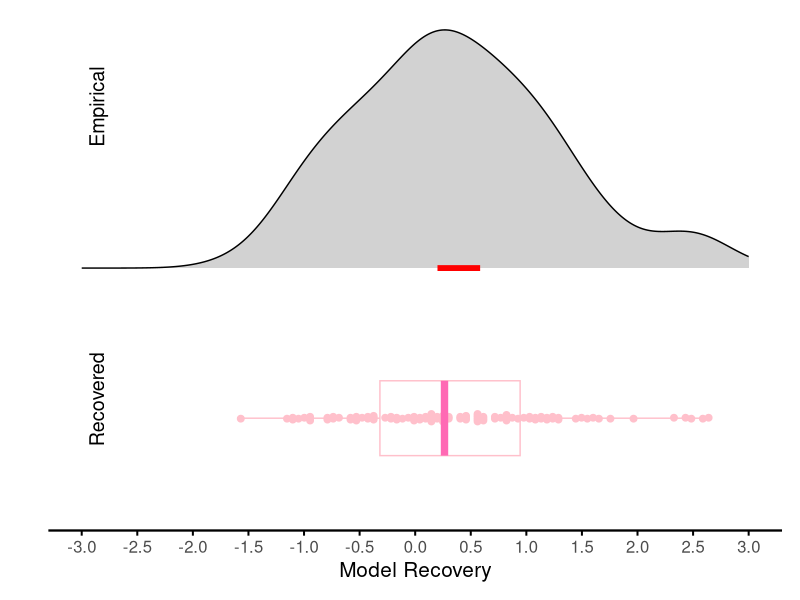
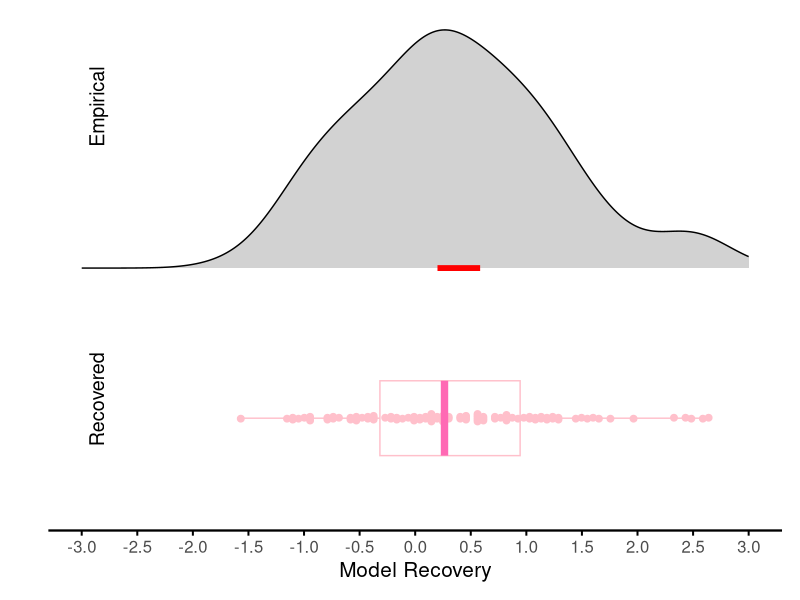

These figures' R source, in order:
# Script Name: Data_Visualization for parameter recovery.R
# Author: Yolk pie
# Date: 2024-08-16
# Description: This script visualizes simulated and experimental data distributions to do comparision to verify 
#              that model has captured core of the data
#              using density plots, boxplots, and beeswarm plots in R.
#              The plots are combined using the patchwork package.
# Dependencies: ggplot2, ggbeeswarm, patchwork
# ===================================================================

# -------------------------------------------------------------------
# Load Required Libraries
# -------------------------------------------------------------------
# The following libraries are required for creating and combining plots:
# - ggplot2: For creating complex and customizable plots.
# - ggbeeswarm: For adding a beeswarm plot, which is a method for 
#               visualizing distributions by plotting individual points.
# - patchwork: For combining multiple ggplot objects into a single layout.
# - dplyr: For organize data.
library(ggplot2)
library(ggbeeswarm)
library(patchwork)
library(dplyr)

# -------------------------------------------------------------------
# Generate Simulated and Experimental Data: data could be replaced by your data here!!!
# -------------------------------------------------------------------
# This section generates two datasets:
# - Simulated data: Randomly generated data following a normal distribution
#   with a mean of 0 and a standard deviation of 1.
# - Experimental data: Randomly generated data following a normal distribution
#   with a mean of 0.5 and a standard deviation of 1.
set.seed(123)
simulated_data <- rnorm(100, mean = 0, sd = 1)
experimental_data <- rnorm(100, mean = 0.5, sd = 1)
df_exp <- data.frame(value = experimental_data, group = "Experimental")
df_sim <- data.frame(value = simulated_data, group = "Simulated")

# -------------------------------------------------------------------
# Calculate 95% Confidence Interval for Experimental Data
# -------------------------------------------------------------------
# This section calculates the 95% confidence interval (CI) for the mean of the 
# experimental data. The CI is used to assess the precision of the mean estimate 
# and is visualized in the density plot. The lower and upper bounds of the CI 
# are computed based on the sample mean, standard error, and the t-distribution.
ci <- df_exp %>%
  summarise(
    mean = mean(value, na.rm = TRUE),
    sd = sd(value, na.rm = TRUE),
    n = n(),
    se = sd / sqrt(n),
    ci_low = mean - qt(0.975, df = n - 1) * se,
    ci_high = mean + qt(0.975, df = n - 1) * se
  )

# -------------------------------------------------------------------
# Plot 1: Density Plot of Experimental Data
# -------------------------------------------------------------------
# This plot visualizes the distribution of the experimental data using a density plot.
# The density plot shows the distribution's shape and spread. Additionally, a red line 
# at the baseline represents the 95% confidence interval calculated in the previous step.
# A minimal theme is applied for a clean look, and axis elements are customized for clarity.
p1 <- ggplot(df_exp, aes(x = value)) +
  geom_density(fill = "grey", alpha = 0.7) +
  xlim(-3, 3) +
  ylim(0, NA) +
  theme_minimal(base_size = 15) +
  labs(y = "", x = "") +
  annotate("segment", x = ci$ci_low, xend = ci$ci_high, y = 0, yend = 0, 
           size = 2, color = "red") +
  theme(
    panel.background = element_rect(fill = "white", color = NA),
    panel.grid = element_blank(),
    axis.title.x = element_blank(),
    axis.text.x = element_blank(),
    axis.ticks.x = element_blank(),
    axis.title.y = element_text(angle = 90, vjust = 0.5, hjust = 0.5),
    axis.text.y = element_blank(),
    axis.ticks.y = element_blank(),
    plot.title = element_text(angle = 90, vjust = 0.5, hjust = 0.5)
  ) +
  annotate("text", x = -3, y = 0.2, label = "Empirical", 
           angle = 90, hjust = -0.1, vjust = 1.5, size = 5)

# -------------------------------------------------------------------
# Plot 2: Boxplot and Beeswarm Plot of Experimental Data
# -------------------------------------------------------------------
# This plot visualizes the experimental data using a boxplot combined with a 
# beeswarm plot. The boxplot provides a summary of the data distribution, 
# showing the median, quartiles, and potential outliers. The beeswarm plot 
# overlays individual data points, providing a detailed view of the distribution.
# The plot is flipped horizontally, and axis elements are customized for a clear presentation.
p2 <- ggplot(df_exp, aes(x = group, y = value)) +
  geom_boxplot(color = "pink",width = 0.4, outlier.shape = NA) +
  geom_beeswarm(color = "pink", size = 2, method = "hex") +
  stat_summary(fun = median, geom = "crossbar", width = 0.4, color = "hotpink", size = 1) + 
  annotate("text", x = 0.8, y = -3, label = "Recovered", 
           angle = 90, hjust = -0.1, vjust = 1.5, size = 5) +
  coord_flip() +
  theme_minimal(base_size = 15) +
  labs(y = "Model Recovery", x = "") +
  scale_y_continuous(
    breaks = seq(-3, 3, by = 0.5),
    limits = c(-3, 3)
  ) +
  theme(
    panel.background = element_rect(fill = "white", color = NA),
    panel.grid = element_blank(),
    axis.title.y = element_text(angle = 90, vjust = 0.5, hjust = 0.5),
    axis.text.y = element_blank(),
    axis.ticks.y = element_blank(),
    axis.ticks.x = element_line(),
    axis.line.x = element_line(size = 0.8, color = "black")
  )

# -------------------------------------------------------------------
# Combine and Display the Plots Using Patchwork
# -------------------------------------------------------------------
# In this final section, the two plots are combined into a single visualization
# using the patchwork package. The plots are arranged vertically with a custom
# height ratio. The combined plot is then displayed.
combined_plot <- p1 / p2 + plot_layout(heights = c(3.5, 3))

# Display the combined plot
print(combined_plot)

# Save fig to plot_Model_Recovery.png
ggsave("plot_Model_Recovery.png", plot = combined_plot, width = 6, height = 6, units = "in") 
